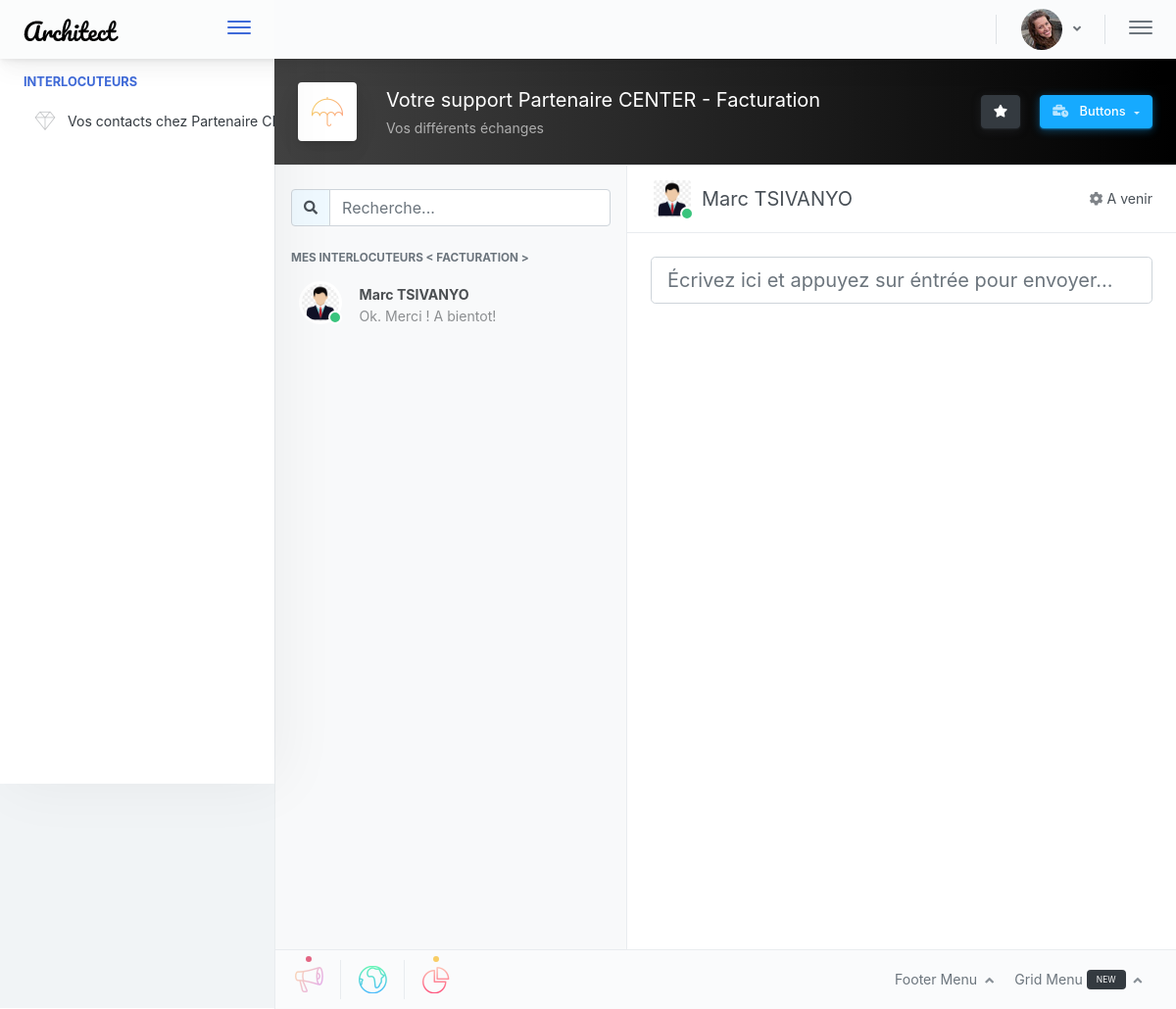
The page /support.php?corresp=Facturation (signed in) on the database its author committed.
### tables this page shows
CREATE TABLE IF NOT EXISTS `coc_client` (
  `COC_CLIENT_id` int(11) NOT NULL AUTO_INCREMENT,
  `COC_CLIENT_nom` varchar(45) NOT NULL,
  `COC_CLIENT_prenom` varchar(45) NOT NULL,
  `COC_CLIENT_nomcom` varchar(45) NOT NULL,
  `COC_CLIENT_tel` varchar(20) NOT NULL,
  `COC_CLIENT_adresse` varchar(45) NOT NULL,
  `COC_CLIENT_cp` varchar(10) NOT NULL,
  `COC_CLIENT_ville` varchar(45) NOT NULL,
  `COC_CLIENT_file` varchar(45) DEFAULT NULL,
  `COC_USER_id` int(11) DEFAULT NULL,
  PRIMARY KEY (`COC_CLIENT_id`)
);

CREATE TABLE IF NOT EXISTS `coc_admin` (
  `COC_ADMIN_id` int(11) NOT NULL AUTO_INCREMENT,
  `COC_ADMIN_nom` varchar(45) NOT NULL,
  `COC_ADMIN_prenom` varchar(45) NOT NULL,
  `COC_ADMIN_tel` varchar(45) NOT NULL,
  `COC_ADMIN_statut` int(11) NOT NULL,
  `COC_ADMIN_correspondant` varchar(45) NOT NULL,
  `COC_USER_email` varchar(45) DEFAULT NULL,
  `COC_USER_id` int(11) DEFAULT NULL,
  `COC_ADMIN_file` varchar(45) DEFAULT NULL,
  PRIMARY KEY (`COC_ADMIN_id`)
);

CREATE TABLE IF NOT EXISTS `coc_support` (
  `coc_support_id` int(11) NOT NULL AUTO_INCREMENT,
  `typeexp` varchar(20) NOT NULL,
  `typedesti` varchar(20) NOT NULL,
  `messages` varchar(255) NOT NULL,
  `date` timestamp NOT NULL DEFAULT CURRENT_TIMESTAMP,
  `statutexp` tinyint(1) NOT NULL DEFAULT '1',
  `statutdest` tinyint(1) NOT NULL DEFAULT '0',
  `file` varchar(50) DEFAULT NULL,
  `idexp` int(11) DEFAULT NULL,
  `iddest` int(11) DEFAULT NULL,
  PRIMARY KEY (`coc_support_id`)
);

### support.php (the view, shortened to what this page needs)
<?php
    include("config.php");
    $correspondant=$_SESSION['correspondant'];
    $admins=$dbh->query("SELECT * FROM coc_admin WHERE COC_ADMIN_correspondant='$correspondant'");
    $thisadmin=$admins->fetch();
    $status=$dbh->query("SELECT COC_USER_status FROM coc_user WHERE COC_USER_id=".$thisadmin["COC_USER_id"])->fetch();
            $iddest=$thisadmin['COC_ADMIN_id'];
?>
<!doctype html>
<html lang="en">
<head>
    <link rel="stylesheet" href="font-awesome-4.7.0/css/font-awesome.min.css">
    <link href="./main.8d288f825d8dffbbe55e.css" rel="stylesheet"></head>
<body>
<div class="app-container app-theme-white body-tabs-shadow fixed-header fixed-sidebar">
            <?php include("topheader.php"); ?>
   <div class="app-main">
            <?php include("menu.php"); ?>
               <div class="app-main__outer">
                <div class="app-main__inner p-0">
                    <div class="app-inner-layout chat-layout">
                        <div class="app-inner-layout__header text-white bg-premium-dark">
                            <div class="app-page-title">
                                <div class="page-title-wrapper">
                                    <div class="page-title-heading">
                                        <div class="page-title-icon"><i class="pe-7s-umbrella icon-gradient bg-sunny-morning"></i></div>
                                        <div>
                                            Votre support Partenaire CENTER - <?php  echo $correspondant ?>
                                            <div class="page-title-subheading">Vos différents échanges</div>
                                        </div>
                                    </div>
                                    <div class="page-title-actions">
                                        <button type="button" data-toggle="tooltip" title="" data-placement="bottom" class="btn-shadow mr-3 btn btn-dark" data-original-title="Example Tooltip">
                                            <i class="fa fa-star"></i>
                                        </button>
                                        <div class="d-inline-block dropdown">
                                            <button type="button" data-toggle="dropdown" aria-haspopup="true" aria-expanded="false" class="btn-shadow dropdown-toggle btn btn-info">
                                                <span class="btn-icon-wrapper pr-2 opacity-7">
                                                    <i class="fa fa-business-time fa-w-20"></i>
                                                </span>
                                                Buttons
                                            </button>
                                        </div>
                                    </div>
                                </div>
                            </div>
                        </div>
                        <div class="app-inner-layout__wrapper">
                            <div class="app-inner-layout__content card">
                                <div class="table-responsive">
                                    <div class="app-inner-layout__top-pane">
                                        <div class="pane-left">
                                            <div class="avatar-icon-wrapper mr-2">
                                                <div class="avatar-icon avatar-icon-xl rounded">
                                                    <img width="82" src="assets/images/avatars/<?php echo $thisadmin["COC_ADMIN_file"] ?>" alt=""></div>
                                                    <?php
                                                     if($status["COC_USER_status"]==1){ ?>
                                                        <div class="badge badge-bottom btn-shine badge-success badge-dot badge-dot-lg"></div>
                                                    <?php } ?>
                                            </div>
                                            <h4 class="mb-0 text-nowrap"><?php echo $thisadmin["COC_ADMIN_prenom"]." ".$thisadmin["COC_ADMIN_nom"] ?></h4>
                                        </div>
                                        <div class="pane-right">
                                            <div class="btn-group dropdown">
                                            <span class="opacity-7 mr-1">
                                                <i class="fa fa-cog"></i>
                                            </span>
                                                   A venir
                                            </div>
                                        </div>
                                    </div>
                                    <div class="app-inner-layout__bottom-pane d-block text-center">
                                        <div class="mb-0 position-relative row form-group">
                                            <div class="col-lg-12">
                                                 <input  placeholder="Écrivez ici et appuyez sur éntrée pour envoyer..." type="text" id="messages" class="form-control-lg form-control" onkeydown="if (event.keyCode == 13) { postMessages(); return false; }">
                                            </div>
                                        </div>
                                    </div>
                                </div>
                            </div>
                            <div class="app-inner-layout__sidebar card">
                                <div class="app-inner-layout__sidebar-header">
                                    <ul class="nav flex-column">
                                        <li class="pt-4 pl-3 pr-3 pb-3 nav-item">
                                            <div class="input-group">
                                                <div class="input-group-prepend">
                                                    <div class="input-group-text">
                                                        <i class="fa fa-search"></i>
                                                    </div>
                                                </div>
                                                <input placeholder="Recherche..." type="text" class="form-control"></div>
                                        </li>
                                        <li class="nav-item-header nav-item">Mes interlocuteurs < <?php echo $_SESSION['correspondant'] ?> ></li>
                                    </ul>
                                </div>
                                <ul class="nav flex-column">
                                    <?php
                                        if ($thisadmin) {
                                            $admin=$thisadmin;
                                            $idexpAdmin=$thisadmin["COC_ADMIN_id"];
                                            $typeexpi=$thisadmin['COC_ADMIN_correspondant'];
                                             $messagesAdmin=$dbh->query("SELECT messages FROM coc_support WHERE idexp='$idexpAdmin'  AND typeexp='$typeexpi' AND iddest='$iddest' ORDER BY date DESC LIMIT 0, 1")->fetch();
                                    ?>
                                        <li class="nav-item">
                                            <button   tabindex="0" onclick="document.location.href='support.php" class="dropdown-item ">
                                                <div class="widget-content p-0">
                                                    <div class="widget-content-wrapper">
                                                        <div class="widget-content-left mr-3">
                                                            <div class="avatar-icon-wrapper">
                                                                <div class="badge badge-bottom badge-success badge-dot badge-dot-lg"></div>
                                                                <div class="avatar-icon">
                                                                    <img src="assets/images/avatars/<?php echo $admin['COC_ADMIN_file'] ?>" alt="">
                                                                </div>
                                                            </div>
                                                        </div>
                                                        <div class="widget-content-left">
                                                            <div class="widget-heading"><?php echo $admin["COC_ADMIN_prenom"]." ".$admin["COC_ADMIN_nom"] ?></div>
                                                            <div class="widget-subheading">
                                                                <?php
                                                                    echo $messagesAdmin["messages"];
                                                                 ?>
                                                            </div>
                                                        </div>
                                                    </div>
                                                </div>
                                            </button>
                                        </li>
                                    <?php } ?>
                                </ul>
                            </div>
                        </div>
                    </div>
                </div>
                <div class="app-wrapper-footer">
                    <div class="app-footer">
                        <div class="app-footer__inner">
                            <div class="app-footer-left">
                                <div class="footer-dots">
                                    <div class="dropdown">
                                        <a aria-haspopup="true" aria-expanded="false" data-toggle="dropdown" class="dot-btn-wrapper">
                                            <i class="dot-btn-icon lnr-bullhorn icon-gradient bg-mean-fruit"></i>
                                            <div class="badge badge-dot badge-abs badge-dot-sm badge-danger">Notifications</div>
                                        </a>
                                    </div>
                                    <div class="dropdown">
                                        <a class="dot-btn-wrapper" aria-haspopup="true" data-toggle="dropdown" aria-expanded="false">
                                            <i class="dot-btn-icon lnr-earth icon-gradient bg-happy-itmeo">
                                            </i>
                                        </a>
                                    </div>
                                    <div class="dropdown">
                                        <a class="dot-btn-wrapper dd-chart-btn-2" aria-haspopup="true" data-toggle="dropdown" aria-expanded="false">
                                            <i class="dot-btn-icon lnr-pie-chart icon-gradient bg-love-kiss"></i>
                                            <div class="badge badge-dot badge-abs badge-dot-sm badge-warning">Notifications</div>
                                        </a>
                                    </div>
                                </div>
                            </div>
                            <div class="app-footer-right">
                                <ul class="header-megamenu nav">
                                    <li class="nav-item">
                                        <a data-placement="top" rel="popover-focus" data-offset="300" data-toggle="popover-custom" class="nav-link">
                                            Footer Menu
                                            <i class="fa fa-angle-up ml-2 opacity-8"></i>
                                        </a>
                                    </li>
                                    <li class="nav-item">
                                        <a data-placement="top" rel="popover-focus" data-offset="300" data-toggle="popover-custom" class="nav-link">
                                            Grid Menu
                                            <div class="badge badge-dark ml-0 ml-1">
                                                <small>NEW</small>
                                            </div>
                                            <i class="fa fa-angle-up ml-2 opacity-8"></i>
                                        </a>
                                    </li>
                                </ul>
                            </div>
                        </div>
                    </div>
                </div>
            </div>
    </div>
</div>
<div class="app-drawer-overlay d-none animated fadeIn"></div><script type="text/javascript" src="./assets/scripts/main.8d288f825d8dffbbe55e.js"></script></body>
</html>

### header.php (shortened to what this page needs)
<?php
    $table=$_SESSION['user']['type'];
    $user = $dbh->query("SELECT * FROM coc_".strtolower($_SESSION['user']['type'])." WHERE COC_USER_id=".$_SESSION['user']['COC_USER_id'])->fetch();
    $profile=$user["COC_".$table."_file"];
?>
<div class="app-header__content">
            <div class="app-header-right">
                    <div class="header-btn-lg pr-0">
                    <div class="widget-content p-0">
                        <div class="widget-content-wrapper">
                            <div class="widget-content-left">
                                <div class="btn-group">
                                    <a data-toggle="dropdown" aria-haspopup="true" aria-expanded="false" class="p-0 btn">
                                        <img width="42" class="rounded-circle" src="assets/images/avatars/<?php echo $profile ?>" alt="">
                                        <i class="fa fa-angle-down ml-2 opacity-8"></i>
                                    </a>
                                </div>
                            </div>
                        </div>
                    </div>
                </div>
                <div class="header-btn-lg">
                    <button type="button" class="hamburger hamburger--elastic open-right-drawer">
                        <span class="hamburger-box">
                            <span class="hamburger-inner"></span>
                        </span>
                    </button>
                </div>
            </div>
        </div>

### rows shown on the page
coc_client: COC_CLIENT_file (picture)
coc_admin: COC_ADMIN_file (picture), COC_ADMIN_prenom "Marc", COC_ADMIN_nom "TSIVANYO"
coc_support: messages "Ok. Merci ! A bientot!"

### other values the page prints
$correspondant "Facturation"
$_SESSION['correspondant'] "FACTURATION"
